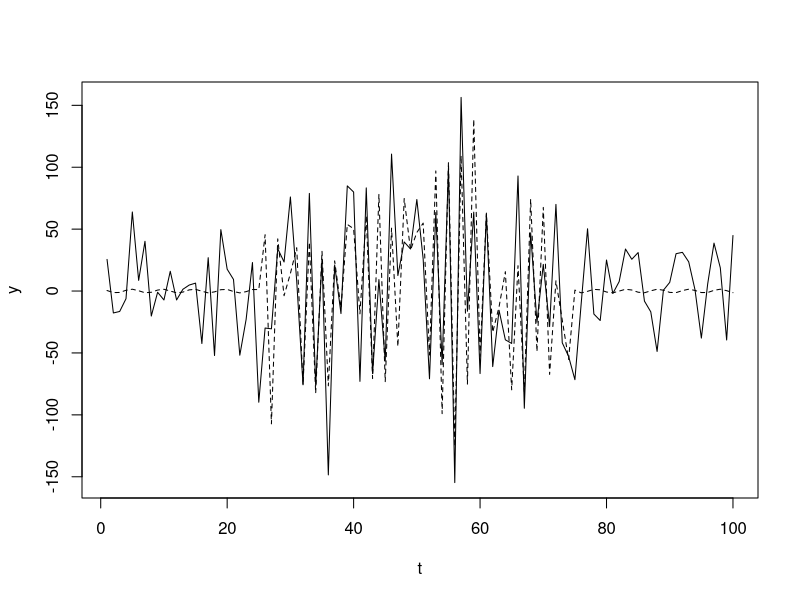

This chart was generated by the following R code:
y <- NULL
a <- 1.5
b <- 5
wfi <- 11
stdev <- 35
n <- 100
u <- rnorm(n,0,stdev)
x <- 1:n

wf <- function(x,n,a,b)
{
  v <- NULL
  for(j in 1:n)
  {
    v[j] <- (a^j)*cos((b^j)*x)
  }
  return(sum(v))
}

# The TS . . .

for(i in 1:n)
{
  if((i <= n/4) || (i > 3*n/4))
  {
    y[i] <- wf(x[i],1,a,b)+u[i]
  }

  else
  {
    y[i] <- wf(x[i],wfi,a,b)+u[i]
  }
}

# The trend . . .

at <- NULL

for(i in 1:n)
{
  if((i <= n/4) || (i > 3*n/4))
  {
    at[i] <- wf(x[i],1,a,b)
  }
  
  else
  {
    at[i] <- wf(x[i],wfi,a,b)
  }
}


plot(x, y, type="l",lty=1,xlab = "t")
# plot(x, at, type="l")
# plot(x[q13], at[q13], type="l")
lines(x,at,lty=2,lwd=1)
# plot(u,type="l")

q01 <- 1:(n/4)
q13 <- ((n/4)+1):(3*n/4)
q34 <- (3*n/4+1):n
list(
      var.test(y[q01],y[q13]),
      var.test(y[q13],y[q34]),
      var.test(y[q01],y[q34])
    )